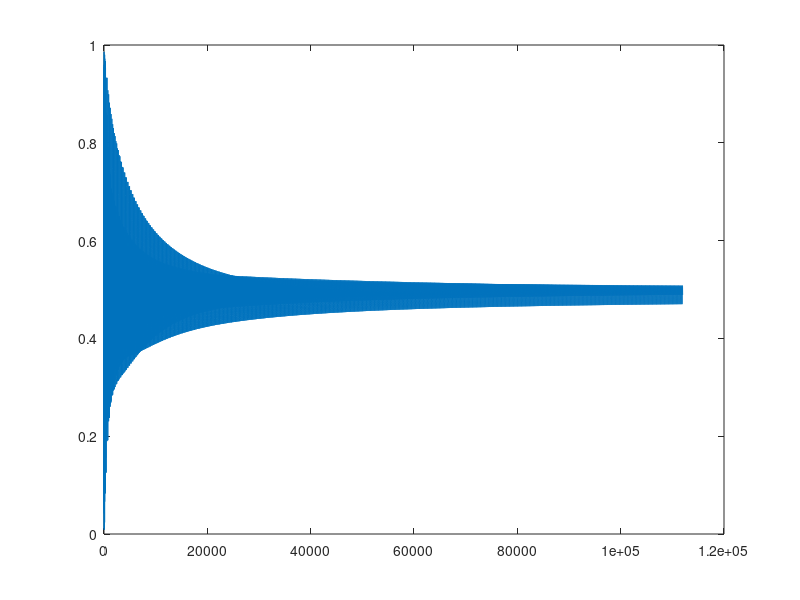

This figure's MATLAB source:
Fs = 16000;
p = 156; %length of delay line
tmax = 7;
sr = rand(1,p); %initial shift register contents
out = zeros(1,Fs*tmax);
ptrout = 2; %pointer to sr
ptrin = 1; %pointer to sr
factor = 0.5; %decay factor 0<factor<=0.5

for i=1:Fs*tmax
    out(i) = sr(ptrin);
    sr(ptrin) = (sr(ptrin)+sr(ptrout))*factor;
    %updata and wrap pointers
    if (ptrin==p) ptrin=1;
    else ptrin=ptrin+1;
    end
    if (ptrout==p)ptrout=1;
    else ptrout=ptrout+1;
    end
end

sound(out,Fs)
plot(out)


